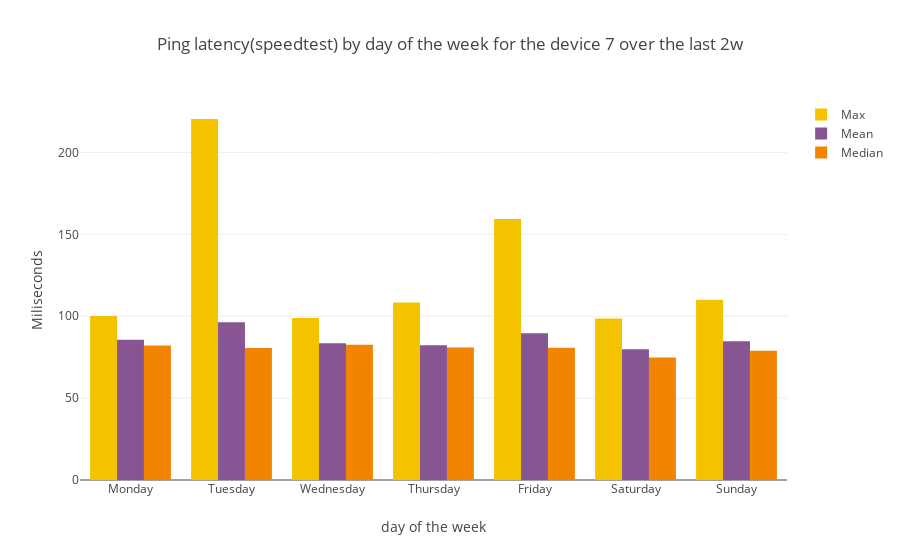

This figure's notebook cell:
### Code cell
device_number=7
subset=by_weekday_by_device_p2[by_weekday_by_device_p2["SK_PI"]==device_number]
combined_bar_plot_3traces(xvalues=subset["weekday"],
                         yvalues1=subset["max"],
                         yvalues2=subset["mean"],
                         yvalues3=subset["median"],
                         name1="Max",
                         name2="Mean",
                         name3="Median",
                         title="Ping latency(speedtest) by day of the week for the device "+str(device_number)+" over the last "+time_interval,
                         xtitle="day of the week",
                         stack=False)

### Figure 1 — Plotly figure (JSON) as saved in the notebook; plotly's stock layout.template omitted (floating-point values rounded to 4 significant figures)
{"data": [{"marker": {"color": "F3C300"}, "name": "Max", "type": "bar", "x": ["Monday", "Tuesday", "Wednesday", "Thursday", "Friday", "Saturday", "Sunday"], "y": [100.2, 220.4, 98.86, 108.4, 159.4, 98.62, 110.1]}, {"marker": {"color": "875692"}, "name": "Mean", "type": "bar", "x": ["Monday", "Tuesday", "Wednesday", "Thursday", "Friday", "Saturday", "Sunday"], "y": [85.62, 96.39, 83.55, 82.22, 89.57, 79.77, 84.66]}, {"marker": {"color": "F38400"}, "name": "Median", "type": "bar", "x": ["Monday", "Tuesday", "Wednesday", "Thursday", "Friday", "Saturday", "Sunday"], "y": [82.15, 80.61, 82.53, 80.87, 80.69, 74.81, 78.87]}], "layout": {"title": "Ping latency(speedtest) by day of the week for the device 7 over the last 2w", "xaxis": {"title": "day of the week"}, "yaxis": {"title": "Miliseconds"}}}
